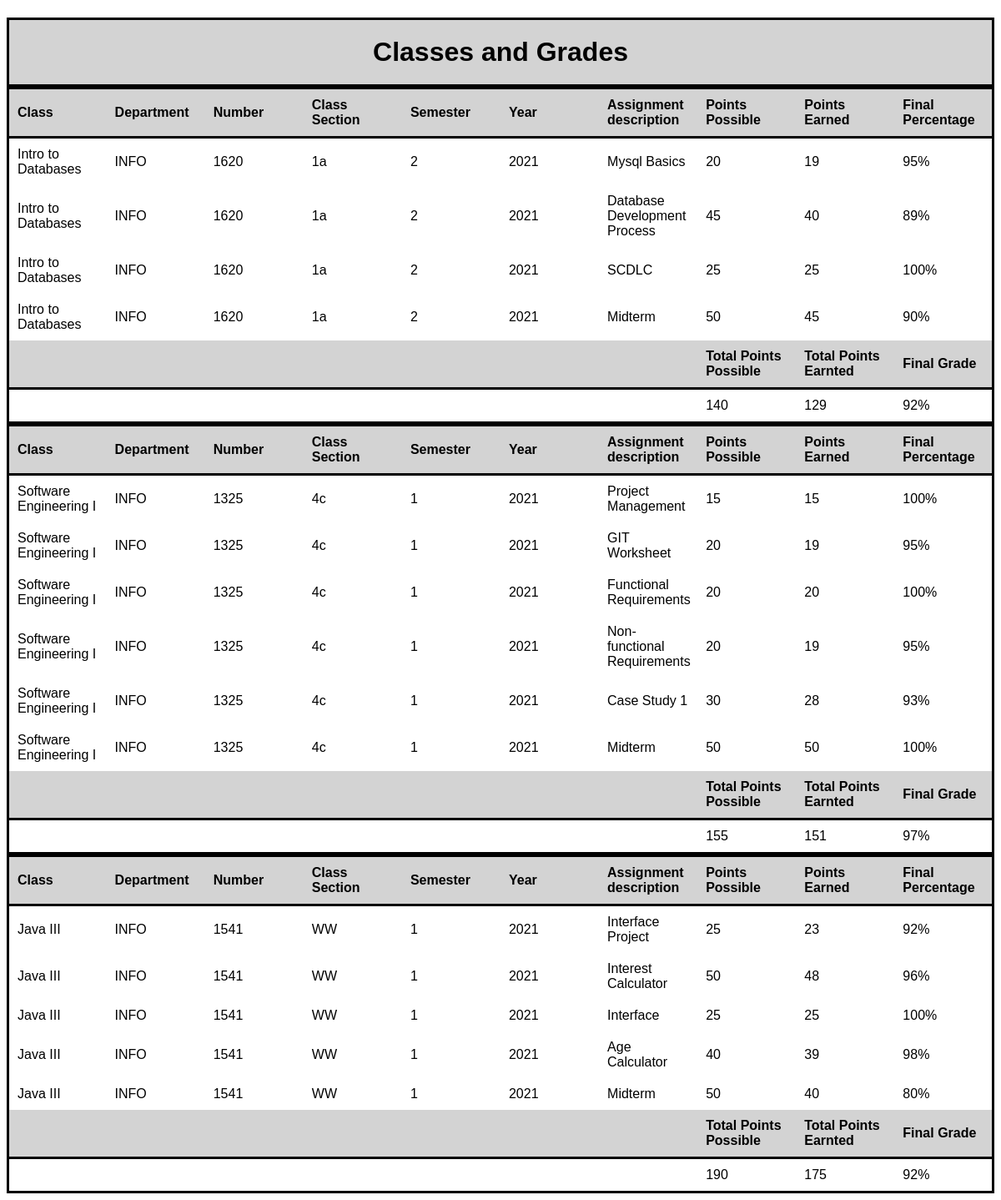
The page / on the database its author committed.
### tables this page shows
CREATE TABLE assignment (
    `grade_id` int NOT NULL PRIMARY KEY AUTO_INCREMENT,
    `class_id` int NOT NULL REFERENCES class (class_id),
    `description` varchar(45),
    `pt_possible` int,
    `pt_earn` decimal
    
);

CREATE TABLE class (
    `class_id` int NOT NULL PRIMARY KEY AUTO_INCREMENT,
    `debt` char(4),
    `num` int,
    `section` char(2),
    `name` varchar(45),
    `semester` char(2),
    `year` int
);

### index.php (the view, shortened to what this page needs)
<?php
require_once('database.php');
try{
    $qry = 'SELECT * FROM assignment
    JOIN class
    ON assignment.class_id = class.class_id
    WHERE assignment.class_id = 1';
$statement = $db->prepare($qry);
$statement->execute();
$assign_1_grade = $statement->fetchAll();
}catch (PDOException $e) {
    $error_message = $e->getMessage();
    include 'database_error.php';
    exit();
}
try{
    $qry2 = 'SELECT * FROM assignment
    JOIN class
    ON assignment.class_id = class.class_id
    WHERE assignment.class_id = 2';
$statement2 = $db->prepare($qry2);
$statement2->execute();
$assign_2_grade = $statement2->fetchAll();
}catch (PDOException $e) {
    $error_message = $e->getMessage();
    include 'database_error.php';
    exit();
}
try{
    $qry3 = 'SELECT * FROM assignment
    JOIN class
    ON assignment.class_id = class.class_id
    WHERE assignment.class_id = 3';
$statement3 = $db->prepare($qry3);
$statement3->execute();
$assign_3_grade = $statement3->fetchAll();
}catch (PDOException $e) {
    $error_message = $e->getMessage();
    include 'database_error.php';
    exit();
}
try {
$sum1 = 'SELECT SUM(pt_possible)
FROM assignment
WHERE class_id = 1';
$statement4 = $db->prepare($sum1);
$statement4->execute();
$sum_1 = $statement4->fetch();
$sum_1 = $sum_1[0];
}catch (PDOException $e) {
    $error_message = $e->getMessage();
    include 'database_error.php';
    exit();
}
try{
$sum2 = 'SELECT SUM(pt_earn)
FROM assignment
WHERE class_id= 1';
$statement5 = $db->prepare($sum2);
$statement5->execute();
$sum_2 = $statement5->fetch();
$sum_2 = $sum_2[0];
} catch (PDOException $e) {
    $error_message = $e->getMessage();
    include 'database_error.php';
    exit();
}
try {
    $sum3 = 'SELECT SUM(pt_possible)
    FROM assignment
    WHERE class_id = 2';
    $statement6 = $db->prepare($sum3);
    $statement6->execute();
    $sum_3 = $statement6->fetch();
    $sum_3 = $sum_3[0];
    }catch (PDOException $e) {
        $error_message = $e->getMessage();
        include 'database_error.php';
        exit();
    }
    try{
        $sum4 = 'SELECT SUM(pt_earn)
        FROM assignment
        WHERE class_id= 2';
        $statement7 = $db->prepare($sum4);
        $statement7->execute();
        $sum_4 = $statement7->fetch();
        $sum_4= $sum_4[0];
        } catch (PDOException $e) {
            $error_message = $e->getMessage();
            include 'database_error.php';
            exit();
        }
try {
    $sum5 = 'SELECT SUM(pt_possible)
    FROM assignment
    WHERE class_id = 3';
    $statement8 = $db->prepare($sum5);
    $statement8->execute();
    $sum_5 = $statement8->fetch();
    $sum_5 = $sum_5[0];
    }catch (PDOException $e) {
        $error_message = $e->getMessage();
        include 'database_error.php';
        exit();
    }
    try{
        $sum6 = 'SELECT SUM(pt_earn)
        FROM assignment
        WHERE class_id= 3';
        $statement9 = $db->prepare($sum6);
        $statement9->execute();
        $sum_6 = $statement9->fetch();
        $sum_6= $sum_6[0];
        } catch (PDOException $e) {
            $error_message = $e->getMessage();
            include 'database_error.php';
            exit();
        }
        function finalGradePerc($endGrade,$grade){
            $gradePercent = ($endGrade/$grade);
            $finalGradePercent =number_format($gradePercent, 2);
            if($finalGradePercent == 1){
                echo "100%";
            } else{
                $finalGradePercent = $finalGradePercent * 100;
                echo $finalGradePercent."%";
            }
        }
?>
 <!DOCTYPE html>
 <head>
     <link rel="stylesheet" href="stylesheet.css">
</head>
<body>
    <main>
<h1>Classes and Grades</h1>
<table>
<tr>
        <th>Class</th>
        <th>Department</th>
        <th>Number</th>
        <th>Class Section</th>
        <th>Semester</th>
        <th>Year</th>
        <th>Assignment description</th>
        <th>Points Possible</th>
        <th>Points Earned</th>
        <th>Final Percentage</th>
</tr>
<tr>
    <?php foreach ($assign_1_grade as $assign_grade) : ?>
    <td><?php echo $assign_grade['name']; ?> </td>
    <td><?php echo $assign_grade['debt']; ?> </td>
    <td><?php echo $assign_grade['num']; ?> </td>
    <td><?php echo $assign_grade['section']; ?> </td>
    <td><?php echo $assign_grade['semester']; ?> </td>
    <td><?php echo $assign_grade['year']; ?> </td>
    <td><?php echo $assign_grade['description']; ?></td>
    <td><?php echo $assign_grade['pt_possible']; ?></td>
    <td><?php echo $assign_grade['pt_earn']; ?></td>
    <td><?php echo finalGradePerc($assign_grade['pt_earn'],$assign_grade['pt_possible']); ?> </td>
</tr>
<?php endforeach;?>
<tr>
    <th colspan='7'></th>
    <th>Total Points Possible</th>
    <th>Total Points Earnted</th>
    <th>Final Grade</th>
</tr>
<tr>
        <td colspan='7'></td>
        <td><?php echo $sum_1; ?></td>
        <td><?php echo $sum_2;?> </td>
        <td><?php echo finalGradePerc($sum_2,$sum_1); ?></td>
    </tr>
    </table>
    <table>
<tr>
        <th>Class</th>
        <th>Department</th>
        <th>Number</th>
        <th>Class Section</th>
        <th>Semester</th>
        <th>Year</th>
        <th>Assignment description</th>
        <th>Points Possible</th>
        <th>Points Earned</th>
        <th>Final Percentage</th>
</tr>
<tr>
    <?php foreach ($assign_2_grade as $assign_grade2) : ?>
    <td><?php echo $assign_grade2['name']; ?> </td>
    <td><?php echo $assign_grade2['debt']; ?> </td>
    <td><?php echo $assign_grade2['num']; ?> </td>
    <td><?php echo $assign_grade2['section']; ?> </td>
    <td><?php echo $assign_grade2['semester']; ?> </td>
    <td><?php echo $assign_grade2['year']; ?> </td>
    <td><?php echo $assign_grade2['description']; ?></td>
    <td><?php echo $assign_grade2['pt_possible']; ?></td>
    <td><?php echo $assign_grade2['pt_earn']; ?></td>
    <td><?php echo finalGradePerc($assign_grade2['pt_earn'],$assign_grade2['pt_possible']); ?> </td>
</tr>
<?php endforeach;?>
<tr>
    <th colspan='7'></th>
    <th>Total Points Possible</th>
    <th>Total Points Earnted</th>
    <th>Final Grade</th>
</tr>
<tr>
        <td colspan='7'></td>
        <td><?php echo $sum_3; ?></td>
        <td><?php echo $sum_4;?> </td>
        <td><?php echo finalGradePerc($sum_4,$sum_3); ?></td>
    </tr>
    </table>
    <table>
<tr>
        <th>Class</th>
        <th>Department</th>
        <th>Number</th>
        <th>Class Section</th>
        <th>Semester</th>
        <th>Year</th>
        <th>Assignment description</th>
        <th>Points Possible</th>
        <th>Points Earned</th>
        <th>Final Percentage</th>
</tr>
<tr>
    <?php foreach ($assign_3_grade as $assign_grade3) : ?>
    <td><?php echo $assign_grade3['name']; ?> </td>
    <td><?php echo $assign_grade3['debt']; ?> </td>
    <td><?php echo $assign_grade3['num']; ?> </td>
    <td><?php echo $assign_grade3['section']; ?> </td>
    <td><?php echo $assign_grade3['semester']; ?> </td>
    <td><?php echo $assign_grade3['year']; ?> </td>
    <td><?php echo $assign_grade3['description']; ?></td>
    <td><?php echo $assign_grade3['pt_possible']; ?></td>
    <td><?php echo $assign_grade3['pt_earn']; ?></td>
    <td><?php echo finalGradePerc($assign_grade3['pt_earn'],$assign_grade3['pt_possible']); ?></td>
</tr>
<?php endforeach;?>
<tr>
    <th colspan='7'></th>
    <th>Total Points Possible</th>
    <th>Total Points Earnted</th>
    <th>Final Grade</th>
</tr>
<tr>
        <td colspan='7'></td>
        <td><?php echo $sum_5; ?></td>
        <td><?php echo $sum_6;?> </td>
        <td><?php echo finalGradePerc($sum_6,$sum_5) ; ?></td>
    </tr>
</table>
</main>
</body>
</html>

### stylesheet.css (style rules this page uses)
h1 { border: 3px solid black; padding-top: 20px; padding-bottom: 20px; margin-bottom: 0px; text-align: center; background-color: lightgray; }
table { table-layout: fixed; width: 100%; border-collapse: collapse; border: 3px solid black; }
th { background-color: lightgray; border-bottom: 3px solid black; }
th, td { padding: 10px; text-align: left; }

### rows shown on the page
assignment: class.name "Intro to Databases", class.debt "INFO", class.num "1620", class.section "1a", class.semester "2", class.year "2021", description "Mysql Basics", pt_possible "20", pt_earn "19", finalGradePercent "95"
assignment: class.name "Intro to Databases", class.debt "INFO", class.num "1620", class.section "1a", class.semester "2", class.year "2021", description "Database Development Process", pt_possible "45", pt_earn "40", finalGradePercent "89"
assignment: class.name "Intro to Databases", class.debt "INFO", class.num "1620", class.section "1a", class.semester "2", class.year "2021", description "SCDLC", pt_possible "25", pt_earn "25", shows "100%"
assignment: class.name "Intro to Databases", class.debt "INFO", class.num "1620", class.section "1a", class.semester "2", class.year "2021", description "Midterm", pt_possible "50", pt_earn "45", finalGradePercent "90"
assignment: class.name "Software Engineering I", class.debt "INFO", class.num "1325", class.section "4c", class.semester "1", class.year "2021", description "Project Management", pt_possible "15", pt_earn "15", shows "100%"
assignment: class.name "Software Engineering I", class.debt "INFO", class.num "1325", class.section "4c", class.semester "1", class.year "2021", description "GIT Worksheet", pt_possible "20", pt_earn "19", finalGradePercent "95"
assignment: class.name "Software Engineering I", class.debt "INFO", class.num "1325", class.section "4c", class.semester "1", class.year "2021", description "Functional Requirements", pt_possible "20", pt_earn "20", shows "100%"
assignment: class.name "Software Engineering I", class.debt "INFO", class.num "1325", class.section "4c", class.semester "1", class.year "2021", description "Non-functional Requirements", pt_possible "20", pt_earn "19", finalGradePercent "95"
assignment: class.name "Software Engineering I", class.debt "INFO", class.num "1325", class.section "4c", class.semester "1", class.year "2021", description "Case Study 1", pt_possible "30", pt_earn "28", finalGradePercent "93"
assignment: class.name "Software Engineering I", class.debt "INFO", class.num "1325", class.section "4c", class.semester "1", class.year "2021", description "Midterm", pt_possible "50", pt_earn "50", shows "100%"
assignment: class.name "Java III", class.debt "INFO", class.num "1541", class.section "WW", class.semester "1", class.year "2021", description "Interface Project", pt_possible "25", pt_earn "23", finalGradePercent "92"
assignment: class.name "Java III", class.debt "INFO", class.num "1541", class.section "WW", class.semester "1", class.year "2021", description "Interest Calculator", pt_possible "50", pt_earn "48", finalGradePercent "96"
assignment: class.name "Java III", class.debt "INFO", class.num "1541", class.section "WW", class.semester "1", class.year "2021", description "Interface", pt_possible "25", pt_earn "25", shows "100%"
assignment: class.name "Java III", class.debt "INFO", class.num "1541", class.section "WW", class.semester "1", class.year "2021", description "Age Calculator", pt_possible "40", pt_earn "39", finalGradePercent "98"
assignment: class.name "Java III", class.debt "INFO", class.num "1541", class.section "WW", class.semester "1", class.year "2021", description "Midterm", pt_possible "50", pt_earn "40", finalGradePercent "80"

### other values the page prints
$sum_1 "140"
$sum_2 "129"
$finalGradePercent "92 97 92"
$sum_3 "155"
$sum_4 "151"
$sum_5 "190"
$sum_6 "175"
